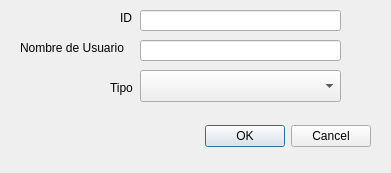
<?xml version="1.0" encoding="UTF-8"?>
<ui version="4.0">
 <class>Dialog</class>
 <widget class="QDialog" name="Dialog">
  <property name="geometry">
   <rect>
    <x>0</x>
    <y>0</y>
    <width>391</width>
    <height>173</height>
   </rect>
  </property>
  <property name="windowTitle">
   <string>Nuevo Usuario</string>
  </property>
  <widget class="QDialogButtonBox" name="buttonBox">
   <property name="geometry">
    <rect>
     <x>30</x>
     <y>120</y>
     <width>341</width>
     <height>32</height>
    </rect>
   </property>
   <property name="orientation">
    <enum>Qt::Orientation::Horizontal</enum>
   </property>
   <property name="standardButtons">
    <set>QDialogButtonBox::StandardButton::Cancel|QDialogButtonBox::StandardButton::Ok</set>
   </property>
  </widget>
  <widget class="QLabel" name="label">
   <property name="geometry">
    <rect>
     <x>120</x>
     <y>10</y>
     <width>58</width>
     <height>16</height>
    </rect>
   </property>
   <property name="text">
    <string>ID</string>
   </property>
  </widget>
  <widget class="QLabel" name="label_2">
   <property name="geometry">
    <rect>
     <x>20</x>
     <y>40</y>
     <width>141</width>
     <height>16</height>
    </rect>
   </property>
   <property name="text">
    <string>Nombre de Usuario</string>
   </property>
  </widget>
  <widget class="QLabel" name="label_3">
   <property name="geometry">
    <rect>
     <x>110</x>
     <y>80</y>
     <width>58</width>
     <height>16</height>
    </rect>
   </property>
   <property name="text">
    <string>Tipo</string>
   </property>
  </widget>
  <widget class="QLineEdit" name="txtid">
   <property name="geometry">
    <rect>
     <x>140</x>
     <y>10</y>
     <width>201</width>
     <height>21</height>
    </rect>
   </property>
  </widget>
  <widget class="QLineEdit" name="txtusuario">
   <property name="geometry">
    <rect>
     <x>140</x>
     <y>40</y>
     <width>201</width>
     <height>21</height>
    </rect>
   </property>
  </widget>
  <widget class="QComboBox" name="combotipo">
   <property name="geometry">
    <rect>
     <x>140</x>
     <y>70</y>
     <width>201</width>
     <height>32</height>
    </rect>
   </property>
  </widget>
 </widget>
 <resources/>
 <connections>
  <connection>
   <sender>buttonBox</sender>
   <signal>accepted()</signal>
   <receiver>Dialog</receiver>
   <slot>accept()</slot>
   <hints>
    <hint type="sourcelabel">
     <x>248</x>
     <y>254</y>
    </hint>
    <hint type="destinationlabel">
     <x>157</x>
     <y>274</y>
    </hint>
   </hints>
  </connection>
  <connection>
   <sender>buttonBox</sender>
   <signal>rejected()</signal>
   <receiver>Dialog</receiver>
   <slot>reject()</slot>
   <hints>
    <hint type="sourcelabel">
     <x>316</x>
     <y>260</y>
    </hint>
    <hint type="destinationlabel">
     <x>286</x>
     <y>274</y>
    </hint>
   </hints>
  </connection>
 </connections>
</ui>
